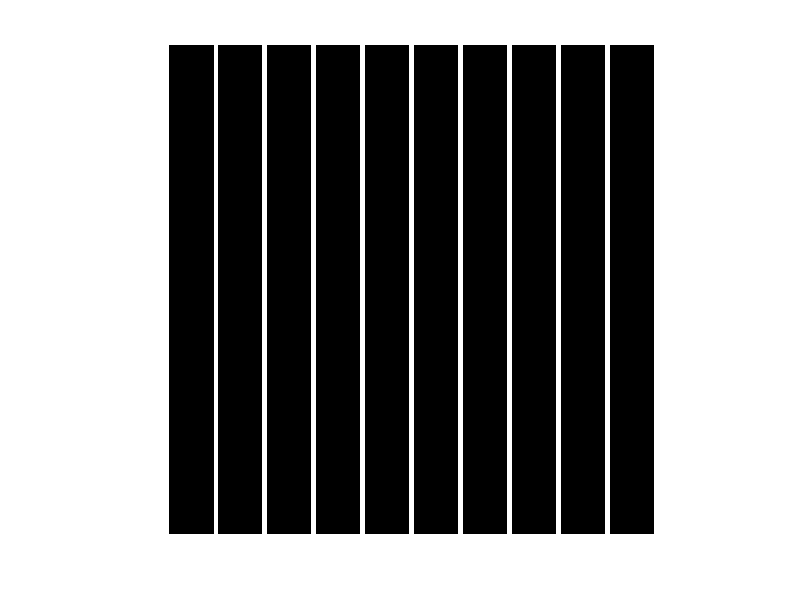

This figure's MATLAB source:
clc
clear all
close all
im=zeros(100);
[m,n]=size(im);
for i=1:m
    for j=1:n
        if (mod(j,10)==0)
            im(i,j)=1;
        end
    end
end
%im(128,:)=1;
%im(:,128)=1;
imshow(im)
